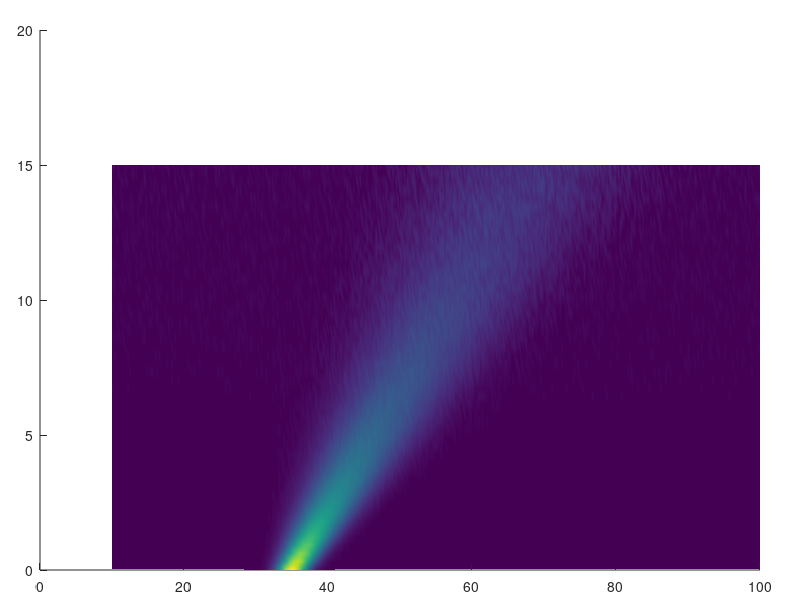

This chart was generated by the following MATLAB code: (Note: this script raises an error after producing the figure.)
% fpex0_cyber_logo.m
% Generiert ein technisch aufregendes "Cool Tech" Logo für fpex0
% Zeigt das De-Smearing von rechts (verschmiert) nach links (fpex0-Peak)

clear; clc; close all;

% 1. Quadratische Figure im Dark-Mode / Deep Space Look
% fig = figure('Color', [0.03 0.04 0.07], 'Position',[100, 100, 800, 800]);
backcolor = [0.03 0.04 0.10];
fig = figure('Color', backcolor, 'Position',[3200, -100, 1200, 1200]);
% ax = axes('Position', [0.05, 0.05, 0.90, 0.90], 'Color', 'none');
ax = axes('Position', [0.05, 0.05, 0.90, 0.90], 'Color', 'none');
hold(ax, 'on');

% 2. Mathematische Landschaft generieren (Optimiert für Rechtsdrall)
x = linspace(10, 100, 400);    % Temperatur-Analogon
beta = linspace(0, 15, 50);    % Heizrate (läuft nach hinten rechts)
[X, B] = meshgrid(x, beta);

% FPEX0-Modellierung: beta=0 ist extrem scharf, beta=15 ist breit und verschoben
mu = 35 + 2.2 * B;             % Drift: Peak wandert nach rechts hinten
sigma = 1.5 + 0.6 * B;         % Diffusion: Peak wird nach hinten breiter
amplitude = 120 ./ (sigma);    % Flächenerhalt: Vorne hoch, hinten flach

Z = amplitude .* exp(-((X - mu).^2) ./ (2 * sigma.^2));

% Ein bisschen künstliches Messrauschen NUR bei hohen Heizraten hinzufügen
noise = (rand(size(Z)) - 0.5) .* (B * 0.4);
Z = max(0, Z + noise);

% 3. Plotting mit "Glow-Effekt"
% Transluzente Oberfläche für den Tech-Look
h_surf = surf(ax, X, B, Z, 'EdgeColor', 'none', 'FaceColor', 'interp');
alpha(h_surf, 0.85);

% Markante Konturlinien (Wasserfall) oben drauf legen
h_mesh = mesh(ax, X, B, Z, 'FaceColor', 'none', 'EdgeColor', 'interp', 'LineWidth', 1.2);

% Den ultimativen FPEX0-Zielpeak (Heizrate = 0) als leuchtendes Highlight fetten!
plot3(ax, x-0.7, zeros(size(x))-0.1, Z(1,:), 'Color', [1.0 0.0 0.4], 'LineWidth', 10);

% 4. Farb- und Lichtdesign ("Exciting Cyber")
% Benutzerdefinierte Map: Von Tiefblau/Violett (Rauschen) zu hellem Cyan/Neon-Grün (Peak)
custom_map = [
    linspace(0.1, 0.0, 100)', linspace(0.0, 0.4, 100)', linspace(0.3, 1.0, 100)';
    linspace(0.0, 0.0, 100)', linspace(0.4, 0.9, 100)', linspace(1.0, 0.9, 100)';
    linspace(0.0, 0.0, 100)', linspace(0.9, 1.0, 100)', linspace(0.9, 0.4, 100)'
];
% colormap(ax, custom_map);

% Dramatische Beleuchtung für plastische Kanten
view(ax, 303.0, 4.0);               % Blickwinkel: nach rechts hinten fluchtend
camlight('left');
lighting('gouraud');
material('shiny');

% 5. Text-Branding ("fpex0" im Hologramm-Style)
% Über dem scharfen Peak platziert
font1 = 'Berlin Sans FB';
font2 = 'Arial Rounded MT';
font3 = 'Cooper Black';
fontname = font3;
text(ax, -7, 13, max(Z(:))*1.03, 'FPEX_{0}', 'FontSize', 230, 'FontWeight', 'demi', ...
     'Color', [0.0 1.0 1.0], 'FontName', font3, 'HorizontalAlignment', 'left', 'FontAngle', 'normal');
text(ax, -7, 12.0, max(Z(:))*0.75, 'DSC', 'FontSize', 70, 'FontWeight', 'normal', ...
     'Color', [0.0 1.0 1.0], 'FontName', font3, 'HorizontalAlignment', 'left', 'FontAngle', 'normal');
text(ax, -7, 12.0, max(Z(:))*0.65, 'De-Smearing', 'FontSize', 70, 'FontWeight', 'normal', ...
     'Color', [0.0 1.0 1.0], 'FontName', font3, 'HorizontalAlignment', 'left', 'FontAngle', 'normal');


% 6. Clean-up für Icon-Export
axis(ax, 'tight');
zlim([-2 max(Z(:))*1.2]);
axis(ax, 'off');
set(fig, 'InvertHardcopy', 'off');

% 7. Als hochauflösendes Bild speichern
% exportgraphics(fig, 'fpex0_logo.png', 'Resolution', 300);
res = 200;
filename = sprintf('fpex0_logo_%d.png', res);
print(fig, filename,'-dpng',sprintf('-r%d', res));
disp('Das "Exciting 3D-Cyber-Logo" wurde als fpex0_cyber_logo.png gespeichert!');
